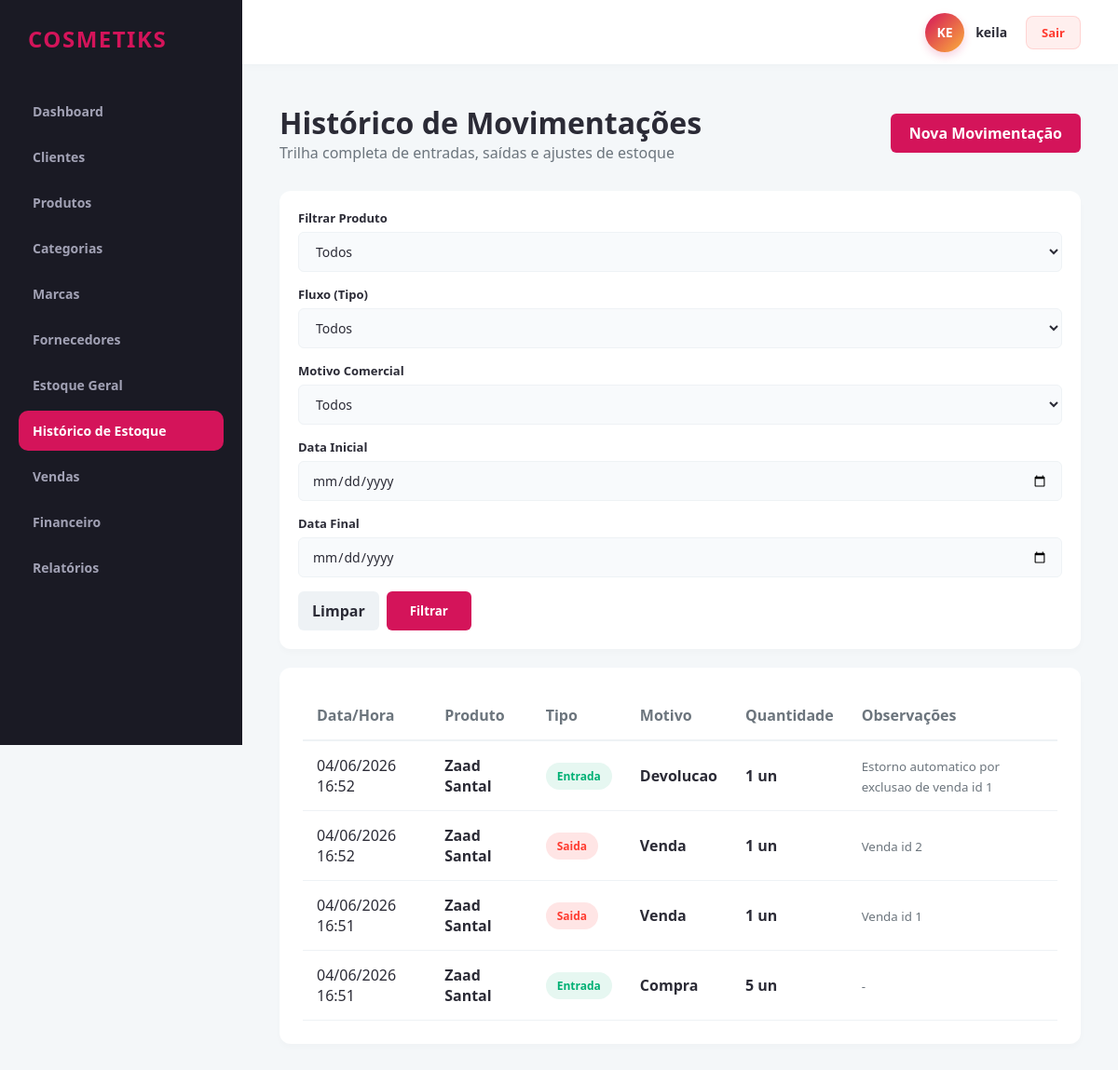
Page /estoque/historico (signed in) on the earlier database version.
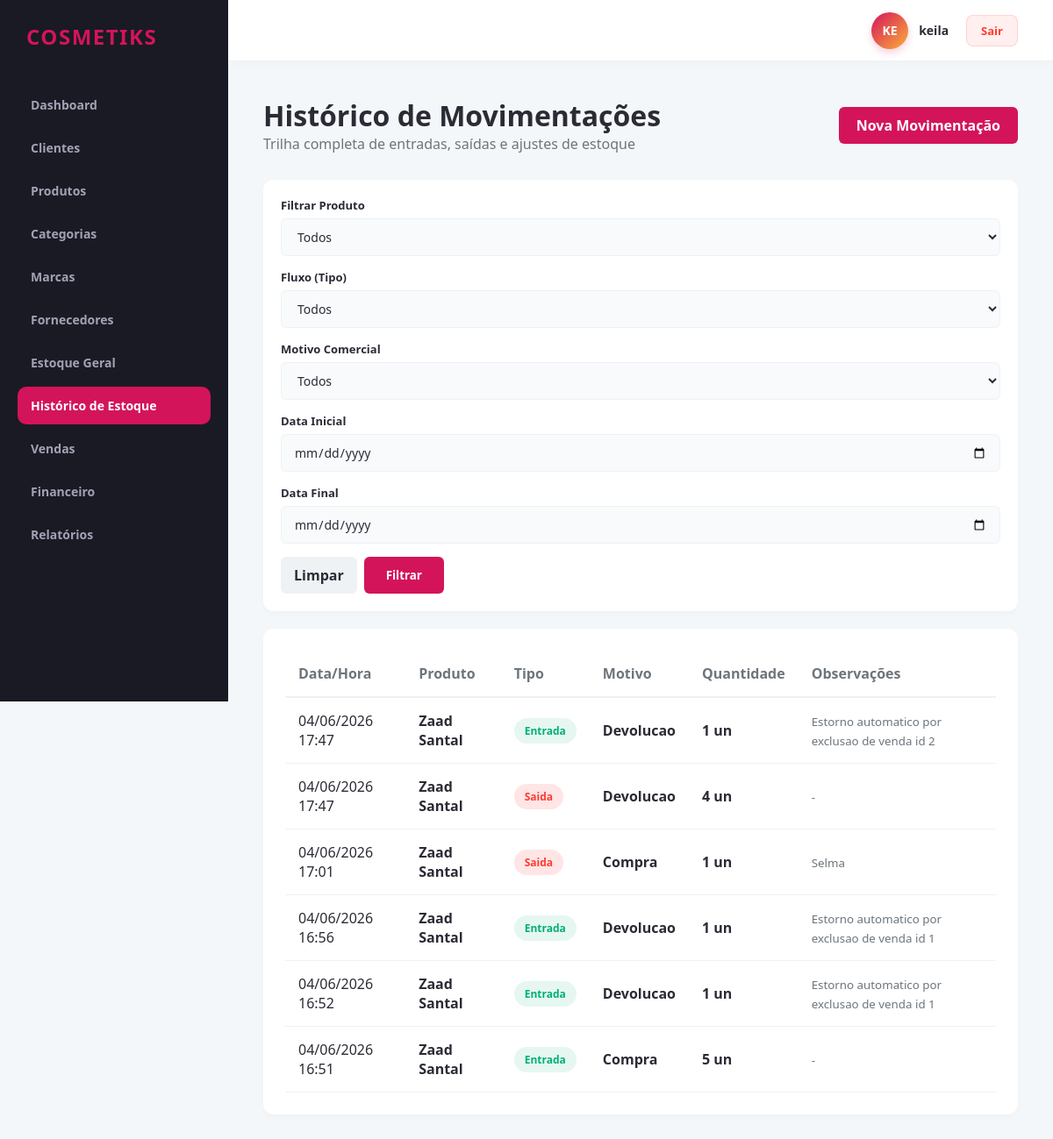
Same page on the later database version.
### app/models/estoque.py (models this page shows)
class Estoque(db.Model):
    __tablename__ = 'movimentacoes_estoque'
    id = db.Column(db.Integer, primary_key=True)
    revendedor_id = db.Column(db.Integer, db.ForeignKey('revendedores.id'), nullable=False)
    produto_id = db.Column(db.Integer, db.ForeignKey('produtos.id'), nullable=False)
    venda_id = db.Column(db.Integer, db.ForeignKey('vendas.id'), nullable=True)
    tipo = db.Column(db.String(20), nullable=False)  # Entrada, Saída
    motivo = db.Column(db.String(50), nullable=False)  # Compra, Ajuste, Venda, Perda, Devolução
    quantidade = db.Column(db.Integer, nullable=False)
    data_movimentacao = db.Column(db.DateTime, default=datetime.utcnow)
    observacoes = db.Column(db.Text, nullable=True)

### app/models/produto.py (models this page shows)
class Produto(db.Model):
    __tablename__ = 'produtos'
    id = db.Column(db.Integer, primary_key=True)
    revendedor_id = db.Column(db.Integer, db.ForeignKey('revendedores.id'), nullable=False)
    categoria_id = db.Column(db.Integer, db.ForeignKey('categorias.id'), nullable=False)
    marca_id = db.Column(db.Integer, db.ForeignKey('marcas.id'), nullable=False)
    fornecedor_id = db.Column(db.Integer, db.ForeignKey('fornecedores.id'), nullable=False)
    nome = db.Column(db.String(150), nullable=False)
    codigo_barras = db.Column(db.String(50), nullable=True)
    descricao = db.Column(db.Text, nullable=True)
    quantidade_estoque = db.Column(db.Integer, default=0, nullable=False)
    estoque_minimo = db.Column(db.Integer, default=0, nullable=False)
    preco_custo = db.Column(db.Numeric(10, 2), nullable=False)
    preco_venda = db.Column(db.Numeric(10, 2), nullable=False)
    data_compra = db.Column(db.Date, nullable=True)
    situacao = db.Column(db.String(20), default='Ativo')
    movimentacoes_estoque = db.relationship('Estoque', backref='produto', lazy=True)

### app/controllers/estoque_controller.py (the view)
@estoque_bp.route('/historico')
@revendedor_required
def historico():
    revendedor_id = session.get('revendedor_id')
    page = request.args.get('page', 1, type=int)
    from app.models.estoque import Estoque
    from app.models.produto import Produto
    query = Estoque.query.filter_by(revendedor_id=revendedor_id)
    pagination_obj = query.order_by(Estoque.data_movimentacao.desc()).paginate(
        page=page, per_page=10, error_out=False
    )
    lista_produtos = Produto.query.filter_by(revendedor_id=revendedor_id).order_by(Produto.nome.asc()).all()
    return render_template(
        'produtos/historico_estoque.html',
        movimentacoes=pagination_obj.items,
        pagination=pagination_obj,
        produtos=lista_produtos
    )

### app/controllers/estoque_controller.py (called while the page is built)
def revendedor_required(f):
    @wraps(f)
    def decorated_function(*args, **kwargs):
        if not session.get('usuario_logado') or session.get('is_admin'):
            flash('Acesso restrito a revendedores autenticados.', 'danger')
            return redirect(url_for('auth.login'))
        return f(*args, **kwargs)
    return decorated_function

### app/templates/produtos/historico_estoque.html (shortened to what this page needs)
{% extends 'base.html' %}
{% block content %}
<div class="header-panel">
    <div>
        <h1>Histórico de Movimentações</h1>
        <p style="color: var(--text-muted);">Trilha completa de entradas, saídas e ajustes de estoque</p>
    </div>
    <a href="{{ url_for('estoque.movimentar') }}" class="btn btn-primary">Nova Movimentação</a>
</div>
<div class="data-table-container" style="margin-bottom: 20px; padding: 20px;">
    <form method="GET" action="{{ url_for('estoque.historico') }}" style="display: grid; grid-template-columns: repeat(auto-fit, minmax(160px, 1fr)) auto; gap: 15px; align-items: end;">
        <div class="form-group">
            <label class="form-label">Filtrar Produto</label>
            <select name="produto_id" class="form-control">
                <option value="">Todos</option>
            </select>
        </div>
        <div class="form-group">
            <label class="form-label">Fluxo (Tipo)</label>
            <select name="tipo" class="form-control">
                <option value="">Todos</option>
            </select>
        </div>
        <div class="form-group">
            <label class="form-label">Motivo Comercial</label>
            <select name="motivo" class="form-control">
                <option value="">Todos</option>
            </select>
        </div>
        <div class="form-group">
            <label class="form-label">Data Inicial</label>
            <input type="date" name="data_inicio" class="form-control" value="{{ request.args.get('data_inicio', '') }}">
        </div>
        <div class="form-group">
            <label class="form-label">Data Final</label>
            <input type="date" name="data_fim" class="form-control" value="{{ request.args.get('data_fim', '') }}">
        </div>
        <div style="display: flex; gap: 8px;">
            <a href="{{ url_for('estoque.historico') }}" class="btn" style="background: #eef2f5; color: var(--text-main); padding: 10px 15px;">Limpar</a>
            <button type="submit" class="btn btn-primary" style="padding: 10px 25px;">Filtrar</button>
        </div>
    </form>
</div>
<div class="data-table-container">
    <table class="data-table">
        <thead>
            <tr>
                <th>Data/Hora</th>
                <th>Produto</th>
                <th>Tipo</th>
                <th>Motivo</th>
                <th>Quantidade</th>
                <th>Observações</th>
            </tr>
        </thead>
        <tbody>
            {% for mov in movimentacoes %}
            <tr>
                <td>{{ mov.data_movimentacao.strftime('%d/%m/%Y %H:%M') }}</td>
                <td><strong>{{ mov.produto.nome }}</strong></td>
                <td>
                    <span class="badge-status {% if mov.tipo == 'Entrada' %}ativo{% else %}bloqueado{% endif %}">
                        {{ mov.tipo }}
                    </span>
                </td>
                <td><span style="font-weight: 600; color: var(--text-main);">{{ mov.motivo }}</span></td>
                <td><strong>{{ mov.quantidade }} un</strong></td>
                <td><small style="color: var(--text-muted);">{{ mov.observacoes or '-' }}</small></td>
            </tr>
            {% endfor %}
        </tbody>
    </table>
</div>
{% endblock %}

### app/templates/base.html (shortened to what this page needs)
<!DOCTYPE html>
<html lang="pt-BR">
<head>
    <link rel="stylesheet" href="{{ url_for('static', filename='css/main.css') }}">
    <link rel="stylesheet" href="{{ url_for('static', filename='css/components.css') }}">
    <link rel="stylesheet" href="{{ url_for('static', filename='css/dashboard.css') }}">
</head>
<body>
    <div class="sidebar">
        <div class="brand">
            <span>{{ saas_name }}</span>
        </div>
        {% if session.get('is_admin') %}
            <a href="{{ url_for('admin.listar_revendedores') }}" class="menu-item">Revendedores</a>
            <a href="{{ url_for('admin.trilha_auditoria') }}" class="menu-item">Auditoria</a>
        {% else %}
            <a href="{{ url_for('dashboard.index') }}" class="menu-item">Dashboard</a>
            <a href="{{ url_for('cliente.index') }}" class="menu-item">Clientes</a>
            <a href="{{ url_for('produto.index') }}" class="menu-item">Produtos</a>
            <a href="{{ url_for('categoria.index') }}" class="menu-item">Categorias</a>
            <a href="{{ url_for('marca.index') }}" class="menu-item">Marcas</a>
            <a href="{{ url_for('fornecedor.index') }}" class="menu-item">Fornecedores</a>
            <a href="{{ url_for('estoque.geral') }}" class="menu-item">Estoque Geral</a>
            <a href="{{ url_for('estoque.historico') }}" class="menu-item">Histórico de Estoque</a>
            <a href="{{ url_for('venda.index') }}" class="menu-item">Vendas</a>
            <a href="{{ url_for('financeiro.contas_receber') }}" class="menu-item">Financeiro</a>
            <a href="{{ url_for('relatorio.index') }}" class="menu-item">Relatórios</a>
        {% endif %}
    </div>
    <div class="topbar">
        <div class="topbar-user-zone">
            <div class="user-profile-meta">
                {% set username_raw = session.get('usuario_logado', 'US') %}
                <div class="user-avatar-circle">
                    {{ username_raw[:2]|upper }}
                </div>
                <span class="user-display-name">{{ username_raw }}</span>
            </div>
            <a href="{{ url_for('auth.logout') }}" class="btn-logout-topbar">Sair</a>
        </div>
    </div>
    <div class="main-content">
        {% block content %}{% endblock %}
    </div>
</body>
</html>

### app/static/css/main.css (style rules this page uses)
:root { --primary-color: #d4145a; --secondary-color: #fbb03b; --dark-bg: #1a1a24; --card-bg: #ffffff; --text-main: #2b2b36; --text-muted: #6c757d; --border-color: #eef2f5; --success: #00b074; --danger: #ff3b30; --warning: #ffcc00; }
* { margin: 0; padding: 0; box-sizing: border-box; font-family: 'Segoe UI', Tahoma, Geneva, Verdana, sans-serif; }
body { background-color: #f4f7f9; color: var(--text-main); display: flex; min-height: 100vh; }
.sidebar { width: 260px; background-color: var(--dark-bg); color: #ffffff; display: flex; flex-direction: column; padding: 25px 20px; position: fixed; height: 100vh; z-index: 100; }
.sidebar .brand { font-size: 24px; font-weight: 800; text-transform: uppercase; letter-spacing: 1.5px; color: var(--primary-color); margin-bottom: 40px; display: flex; align-items: center; gap: 10px; padding-left: 10px; }
.sidebar .menu-item { padding: 12px 15px; color: #a2a2b5; text-decoration: none; border-radius: 10px; margin-bottom: 6px; transition: all 0.2s ease; display: flex; align-items: center; font-weight: 600; font-size: 14px; }
.sidebar .menu-item:hover, .sidebar .menu-item.active { background-color: rgba(212, 20, 90, 0.1); color: var(--primary-color); }
.sidebar .menu-item.active { background-color: var(--primary-color); color: #ffffff; }
.topbar { position: fixed; top: 0; left: 260px; right: 0; height: 70px; background-color: #ffffff; border-bottom: 1px solid var(--border-color); display: flex; align-items: center; justify-content: flex-end; padding: 0 40px; z-index: 90; box-shadow: 0 2px 10px rgba(0,0,0,0.02); }
.topbar-user-zone { display: flex; align-items: center; gap: 20px; }
.user-profile-meta { display: flex; align-items: center; gap: 12px; }
.user-avatar-circle { width: 42px; height: 42px; border-radius: 50%; background: linear-gradient(135deg, var(--primary-color) 0%, var(--secondary-color) 100%); color: #ffffff; font-weight: 700; font-size: 14px; display: flex; align-items: center; justify-content: center; text-transform: uppercase; box-shadow: 0 4px 10px rgba(214, 20, 90, 0.2); }
.user-display-name { font-weight: 700; color: var(--text-main); font-size: 14px; }
.btn-logout-topbar { padding: 8px 16px; border-radius: 8px; background-color: rgba(255, 59, 48, 0.08); color: #ff3b30; text-decoration: none; font-size: 13px; font-weight: 700; transition: all 0.2s ease; border: 1px solid rgba(255, 59, 48, 0.15); }
.main-content { margin-left: 260px; flex: 1; padding: 110px 40px 40px 40px; }
.header-panel { display: flex; justify-content: space-between; align-items: center; margin-bottom: 30px; }
.data-table-container { background: var(--card-bg); border-radius: 12px; padding: 25px; box-shadow: 0 4px 6px rgba(0,0,0,0.02); overflow-x: auto; }
.data-table { width: 100%; border-collapse: collapse; text-align: left; }
.data-table th { padding: 15px; border-bottom: 2px solid var(--border-color); color: var(--text-muted); font-weight: 600; }
.data-table td { padding: 15px; border-bottom: 1px solid var(--border-color); }
.btn { padding: 10px 20px; border-radius: 6px; border: none; font-weight: 600; cursor: pointer; transition: background 0.2s; text-decoration: none; display: inline-block; }
.btn-primary { background: var(--primary-color); color: #fff; }

### app/static/css/components.css (style rules this page uses)
.form-group { display: flex; flex-direction: column; gap: 6px; }
.form-label { font-size: 13px; font-weight: 600; color: var(--text-main); }
.form-control { padding: 10px 14px; border: 1px solid #eef2f5; border-radius: 6px; background-color: #f8fafc; font-size: 14px; color: var(--text-main); transition: all 0.2s; }
.badge-status { padding: 6px 12px; border-radius: 20px; font-size: 12px; font-weight: 600; display: inline-block; }
.badge-status.ativo { background-color: #e6f7f1; color: var(--success); }
.badge-status.bloqueado { background-color: #ffe5e5; color: var(--danger); }

Differences in the rows shown:
removed Estoque: data_movimentacao "04/06/2026 16:52", produto.nome "Zaad Santal", tipo "Saida", motivo "Venda", quantidade "1", observacoes "Venda id 2"
removed Estoque: data_movimentacao "04/06/2026 16:51", produto.nome "Zaad Santal", tipo "Saida", motivo "Venda", quantidade "1", observacoes "Venda id 1"
added Estoque: data_movimentacao "04/06/2026 17:47", produto.nome "Zaad Santal", tipo "Entrada", motivo "Devolucao", quantidade "1", observacoes "Estorno automatico por exclusao de venda id 2"
added Estoque: data_movimentacao "04/06/2026 17:47", produto.nome "Zaad Santal", tipo "Saida", motivo "Devolucao", quantidade "4", observacoes "-"
added Estoque: data_movimentacao "04/06/2026 17:01", produto.nome "Zaad Santal", tipo "Saida", motivo "Compra", quantidade "1", observacoes "Selma"
added Estoque: data_movimentacao "04/06/2026 16:56", produto.nome "Zaad Santal", tipo "Entrada", motivo "Devolucao", quantidade "1", observacoes "Estorno automatico por exclusao de venda id 1"
